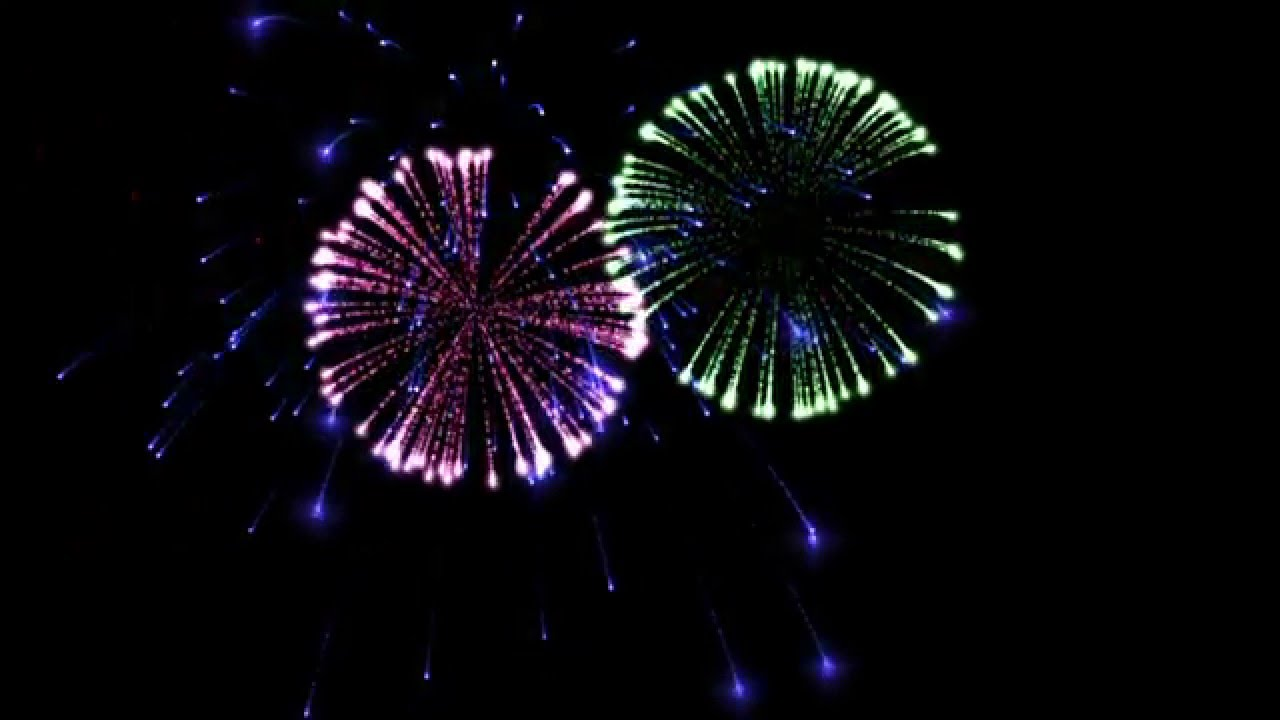
%> input picture WorkshopContent/Week15/Class29/fireworks.jpg, 1280 x 720 px, given in place of rainbow.jpg, which was not available
$ octave basicImagingCOMPLETE.m   (GNU Octave 9; MATLAB toolbox functions it lacks are replaced by stand-ins)
%> lines starting %> are read from the running program, lines starting %| are printed output that depends on the picture; in (x1, y1, x2, y2) boxes, pixels count from 0 and x2, y2 are one past the last pixel; in counts of white or black regions, pixels touching at a corner belong together; the program's own positions count from 1; pictures that were not available may be replaced by others from this repository, and a replacement may not be noted
%% Imaging Basic

clc, clear, close all

%% Section 1: Loading and Displaying Images

% 1.1: Load in the 'rainbow.jpg' image.

rainbow_image = imread('rainbow.jpg');
%> rainbow_image is the input picture: size 720x1280x3 uint8; mean R, G, B 10.8, 9.4, 13.3

% 1.2: Display the rainbow image.

figure(201)
image(rainbow_image)
title('Rainbow Image')
axis image

%% Section 2: Size of an Image

% 2.1: Find the length, width, and depth of the rainbow image.

[rainbow_height, rainbow_width, rainbow_depth] = size(rainbow_image);
%> rainbow_height = 720; rainbow_width = 1280; rainbow_depth = 3

%% Section 3: Seperating an Image into Color Components

% 3.1: Seperate the rainbow image into its red, blue, and green color
% components.

red = rainbow_image(:,:,1);
green = rainbow_image(:,:,2);
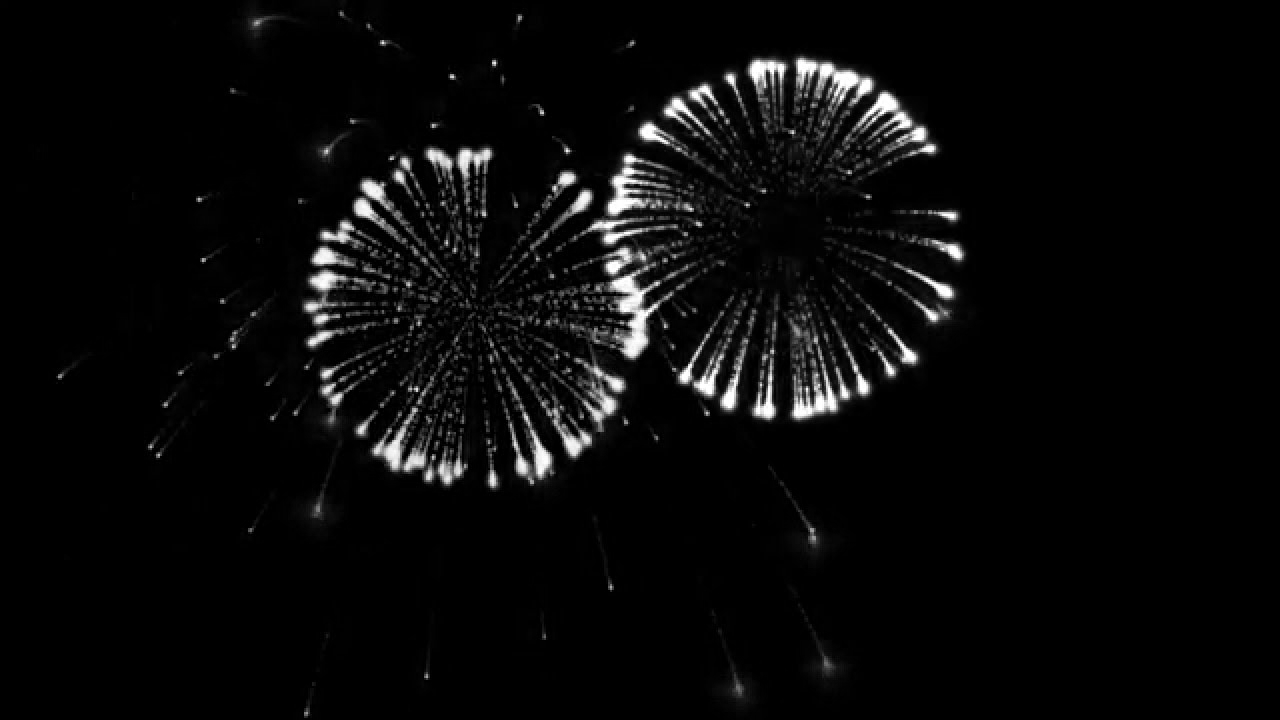
%> green: size 720x1280 uint8; min 0, max 255, mean 9.4
blue = rainbow_image(:,:,3);
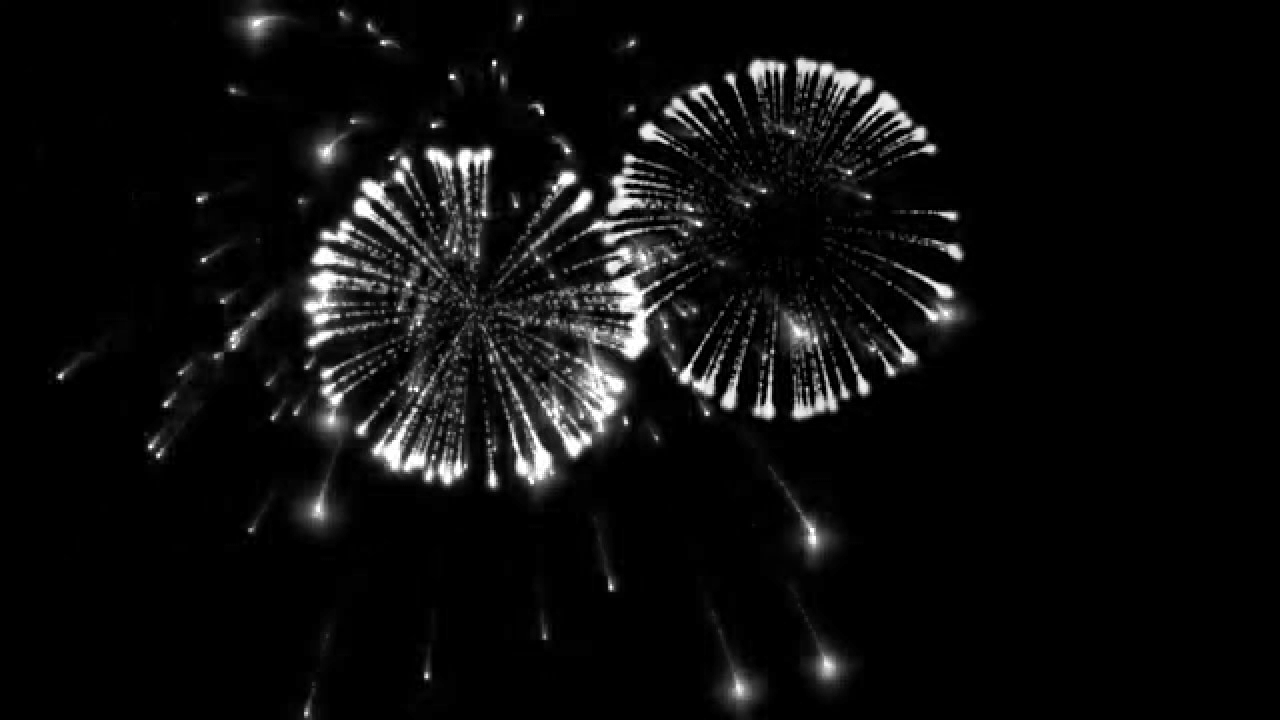
%> blue: size 720x1280 uint8; min 0, max 255, mean 13.3

% 3.2: Use the subplot command to display the original image and the 3
% color components.

% Original Image
figure(204)
subplot(2,2,1)
image(rainbow_image)
title('Rainbow Image')

% Red Component
subplot(2,2,2)
image(red)
title('Red Color Component')
colorbar

% Green Component
subplot(2,2,3)
image(green)
title('Green Color Component')
colorbar

% Blue Component
subplot(2,2,4)
image(blue)
title('Blue Color Component')
colorbar
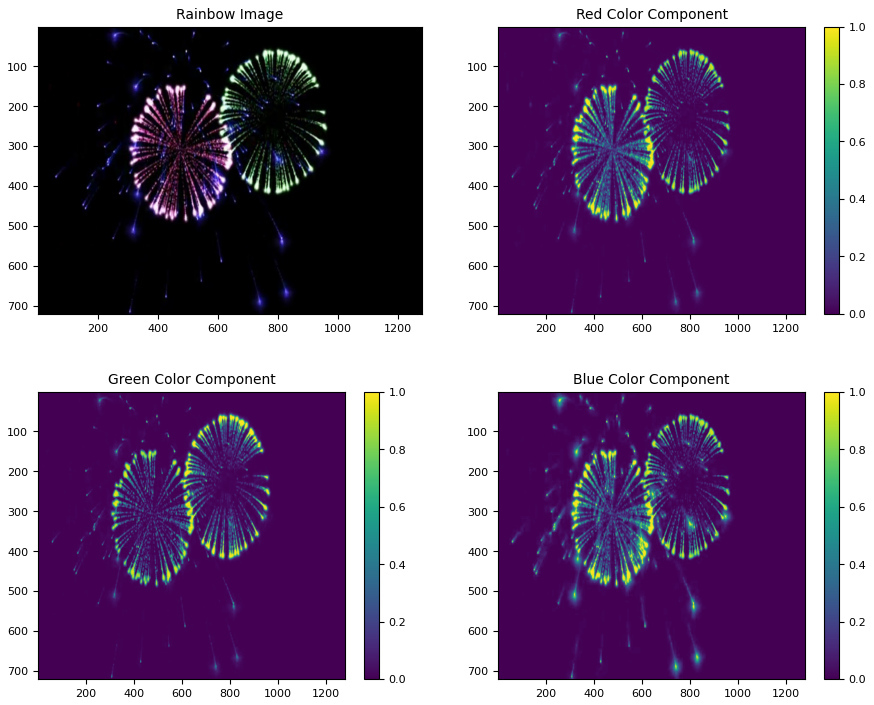
%> figure redrawn from the program's plot data, 4 panels

%% Section 4: Manipulating an Image

% 4.1: Ask the user for a value to add to the image.

user_rgb_value_add = input('Enter a value from 0 to 255 to be added, inclusive: ');
%> the answer given: 3

% 4.2: Ask the user for a value to subtract from the image.

user_rgb_value_subtract = input('Enter a value from 0 to 255 to be subtracted, inclusive: ');
%> the answer given: 3

% 4.3: Add the user's input to the rainbow image.

rainbow_image_plus_user_value = rainbow_image + user_rgb_value_add;

% 4.4: Subtract the user's input from the rainbow image.

rainbow_image_minus_user_value = rainbow_image - user_rgb_value_subtract;

% 4.5: Use the subplot command to display the original image, the
% subtracted value image, and the added value image.

% Original Image
figure(206)
subplot(3,3,1)
image(rainbow_image)
title('Rainbow Image')

% Added Image
subplot(3,3,5)
image(rainbow_image_plus_user_value)
title('Added Value Image')

% Subtracted Image
subplot(3,3,9)
image(rainbow_image_minus_user_value)
title('Subtracted Value Image')

%% Section 5: Masking

% 5.1: Split the rainbow image into its color components.

red = rainbow_image(:,:,1);
green = rainbow_image(:,:,2);
blue = rainbow_image(:,:,3);

% 5.2: Create a formula for detecting purple in the rainbow image.

purple_mask_1 = red > 30 & red < 100 & green > 15 & green < 90 & blue > 20 & blue < 160;
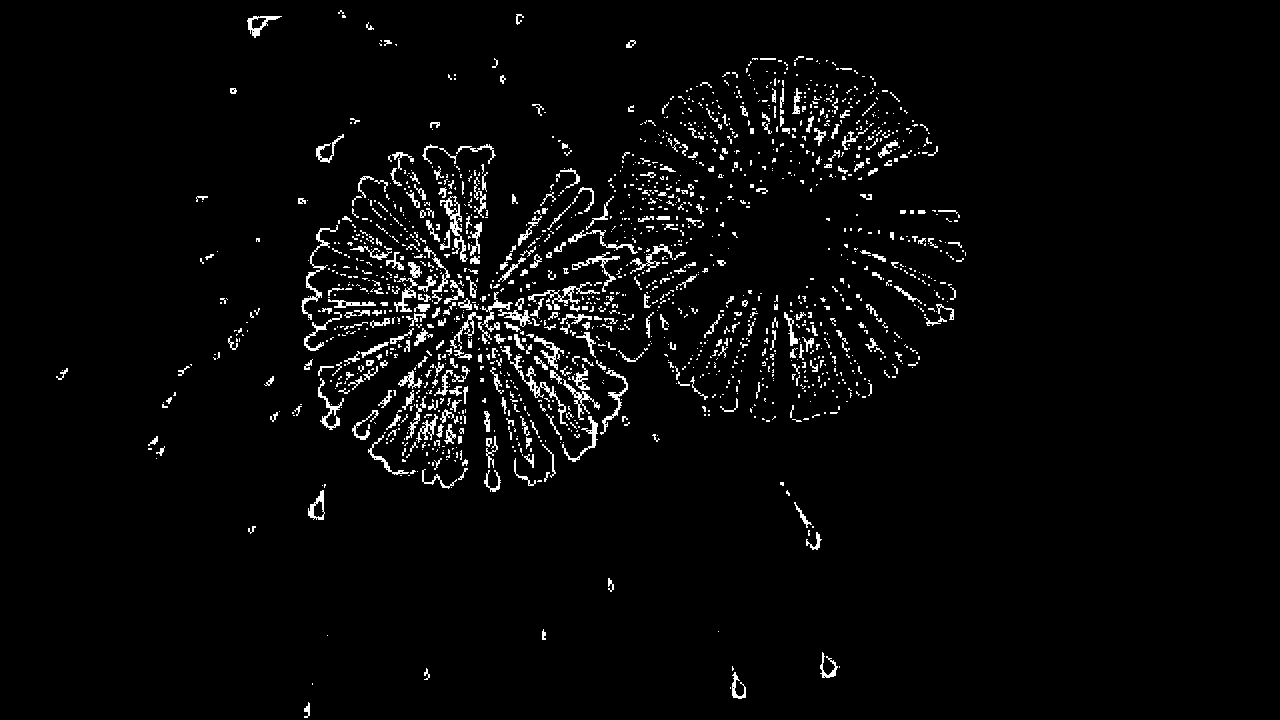
%> purple_mask_1: size 720x1280 logical; 3.3% white in thin lines or dots, all inside (x1, y1, x2, y2) = (56, 10, 966, 718)

% 5.3: Create a mask of the purple values.

final_purple_mask = cat(3,purple_mask_1,purple_mask_1,purple_mask_1);

% 5.4: Remove any purple values from the rainbow image. Make sure you apply
% this mask to a duplicate of the rainbow image.

rainbow_duplicate = rainbow_image;
rainbow_duplicate(final_purple_mask) = [255];
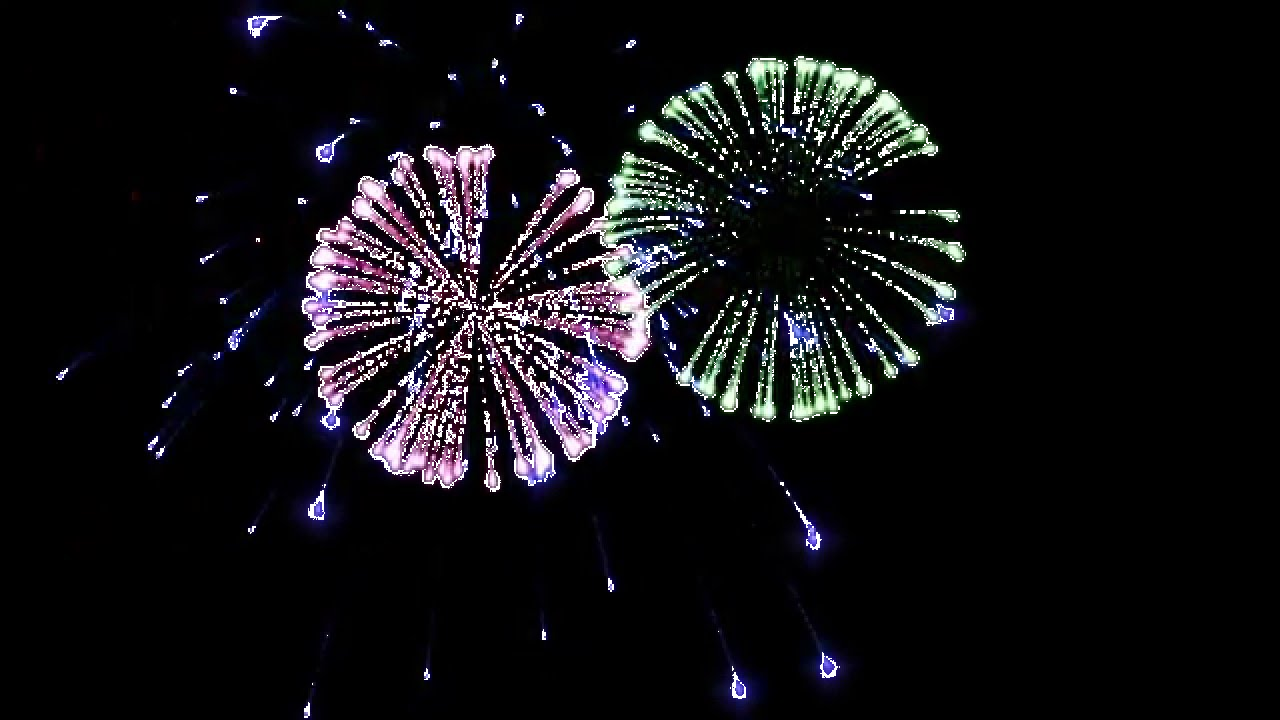
%> rainbow_duplicate: size 720x1280x3 uint8; 3.3% of pixels changed, all inside (x1, y1, x2, y2) = (56, 10, 966, 718)

% 5.5: Display the rainbow image with the purple values removed.

figure(207)
image(rainbow_duplicate)
axis image
title('Rainbow Without Purple')
